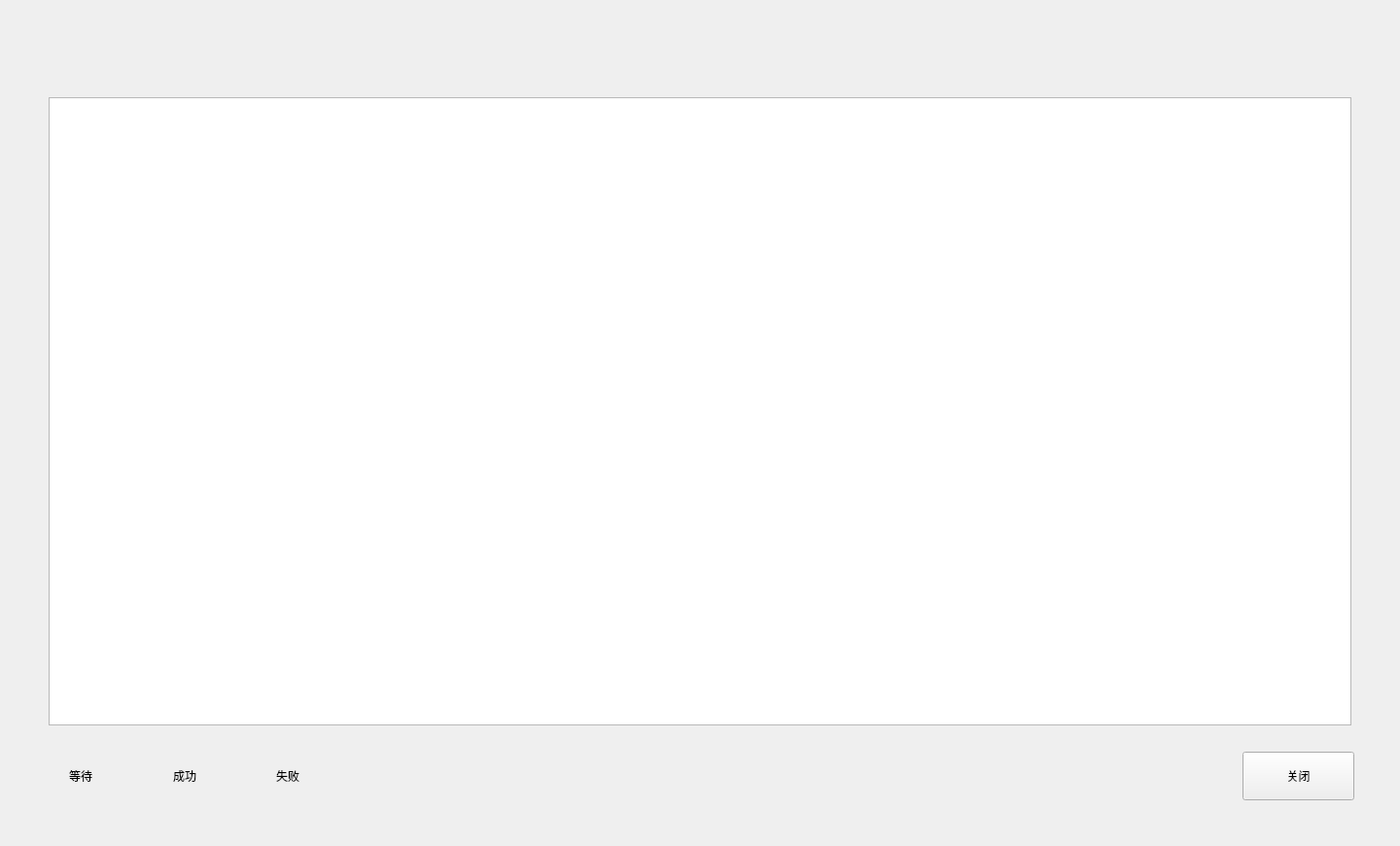
<?xml version="1.0" encoding="UTF-8"?>
<ui version="4.0">
 <class>MaintainGrpDetail</class>
 <widget class="BaseDlg" name="MaintainGrpDetail">
  <property name="geometry">
   <rect>
    <x>0</x>
    <y>0</y>
    <width>1440</width>
    <height>870</height>
   </rect>
  </property>
  <property name="windowTitle">
   <string>MaintainGrpDetail</string>
  </property>
  <widget class="QPushButton" name="CloseBtn">
   <property name="geometry">
    <rect>
     <x>1278</x>
     <y>773</y>
     <width>115</width>
     <height>50</height>
    </rect>
   </property>
   <property name="text">
    <string>关闭</string>
   </property>
   <property name="buttons" stdset="0">
    <string>btn_dlg</string>
   </property>
  </widget>
  <widget class="QTableWidget" name="MaintainDetailTbl">
   <property name="geometry">
    <rect>
     <x>50</x>
     <y>100</y>
     <width>1340</width>
     <height>646</height>
    </rect>
   </property>
   <property name="styleSheet">
    <string notr="true"/>
   </property>
   <property name="verticalScrollBarPolicy">
    <enum>Qt::ScrollBarAsNeeded</enum>
   </property>
   <property name="showGrid">
    <bool>false</bool>
   </property>
   <attribute name="horizontalHeaderHighlightSections">
    <bool>false</bool>
   </attribute>
   <attribute name="horizontalHeaderStretchLastSection">
    <bool>true</bool>
   </attribute>
   <attribute name="verticalHeaderDefaultSectionSize">
    <number>43</number>
   </attribute>
  </widget>
  <widget class="QLabel" name="WaitIconLab">
   <property name="geometry">
    <rect>
     <x>50</x>
     <y>793</y>
     <width>10</width>
     <height>10</height>
    </rect>
   </property>
   <property name="text">
    <string/>
   </property>
  </widget>
  <widget class="QLabel" name="WaitLab">
   <property name="geometry">
    <rect>
     <x>71</x>
     <y>788</y>
     <width>80</width>
     <height>20</height>
    </rect>
   </property>
   <property name="text">
    <string>等待</string>
   </property>
  </widget>
  <widget class="QLabel" name="SuccIconLab">
   <property name="geometry">
    <rect>
     <x>157</x>
     <y>793</y>
     <width>10</width>
     <height>10</height>
    </rect>
   </property>
   <property name="text">
    <string/>
   </property>
  </widget>
  <widget class="QLabel" name="SuccLab">
   <property name="geometry">
    <rect>
     <x>178</x>
     <y>788</y>
     <width>80</width>
     <height>20</height>
    </rect>
   </property>
   <property name="text">
    <string>成功</string>
   </property>
  </widget>
  <widget class="QLabel" name="FailedIconLab">
   <property name="geometry">
    <rect>
     <x>263</x>
     <y>793</y>
     <width>10</width>
     <height>10</height>
    </rect>
   </property>
   <property name="text">
    <string/>
   </property>
  </widget>
  <widget class="QLabel" name="FailedLab">
   <property name="geometry">
    <rect>
     <x>284</x>
     <y>788</y>
     <width>80</width>
     <height>20</height>
    </rect>
   </property>
   <property name="text">
    <string>失败</string>
   </property>
  </widget>
  <widget class="QFrame" name="line_h">
   <property name="geometry">
    <rect>
     <x>50</x>
     <y>100</y>
     <width>1340</width>
     <height>1</height>
    </rect>
   </property>
   <property name="frameShape">
    <enum>QFrame::StyledPanel</enum>
   </property>
   <property name="frameShadow">
    <enum>QFrame::Raised</enum>
   </property>
   <property name="lines" stdset="0">
    <string>solid</string>
   </property>
  </widget>
  <widget class="QFrame" name="line_v">
   <property name="geometry">
    <rect>
     <x>50</x>
     <y>100</y>
     <width>1</width>
     <height>646</height>
    </rect>
   </property>
   <property name="frameShape">
    <enum>QFrame::StyledPanel</enum>
   </property>
   <property name="frameShadow">
    <enum>QFrame::Raised</enum>
   </property>
   <property name="lines" stdset="0">
    <string>solid</string>
   </property>
  </widget>
  <widget class="QFrame" name="line_h_2">
   <property name="geometry">
    <rect>
     <x>50</x>
     <y>745</y>
     <width>1340</width>
     <height>1</height>
    </rect>
   </property>
   <property name="frameShape">
    <enum>QFrame::StyledPanel</enum>
   </property>
   <property name="frameShadow">
    <enum>QFrame::Raised</enum>
   </property>
   <property name="lines" stdset="0">
    <string>solid</string>
   </property>
  </widget>
  <widget class="QFrame" name="line_v_2">
   <property name="geometry">
    <rect>
     <x>1389</x>
     <y>100</y>
     <width>1</width>
     <height>646</height>
    </rect>
   </property>
   <property name="frameShape">
    <enum>QFrame::StyledPanel</enum>
   </property>
   <property name="frameShadow">
    <enum>QFrame::Raised</enum>
   </property>
   <property name="lines" stdset="0">
    <string>solid</string>
   </property>
  </widget>
 </widget>
 <layoutdefault spacing="6" margin="11"/>
 <customwidgets>
  <customwidget>
   <class>BaseDlg</class>
   <extends>QWidget</extends>
   <header>shared/basedlg.h</header>
   <container>1</container>
  </customwidget>
 </customwidgets>
 <resources/>
 <connections/>
</ui>
